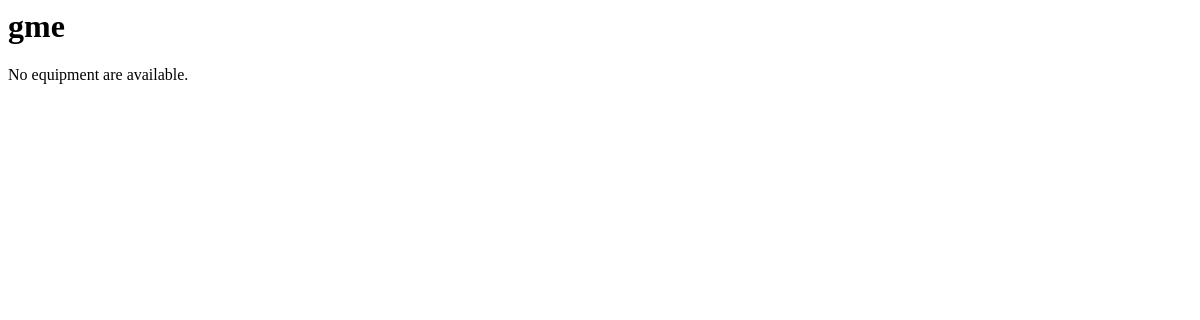
Before: /manual/ with the older database file.
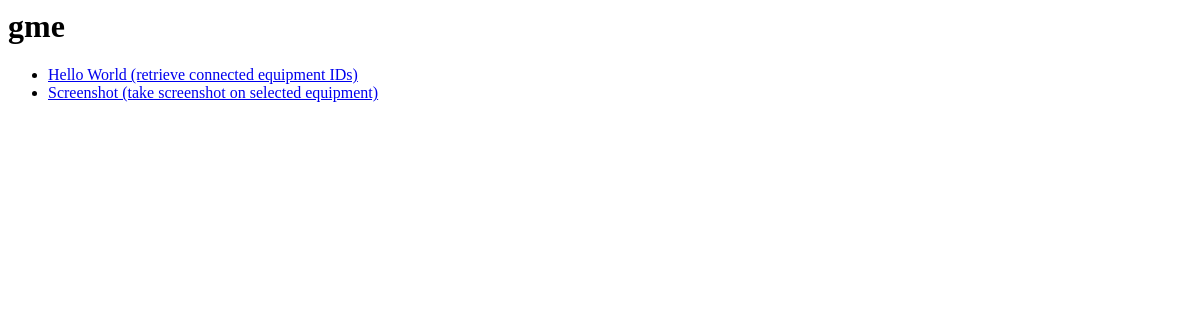
After: the same page with the newer database file.
### manual/models.py (models this page shows, shortened)
class ACTION(models.Model):
    action_name = models.CharField(max_length=200)

### manual/views.py (the view)
# urls.py: path('', views.index, name='index'),
def index(request):
    output = ACTION.objects.all()
    template = loader.get_template('manual/index.html')
    context = {
        'output': output,
    }
    return render(request, 'manual/index.html', context) # shortcut using render

### manual/templates/manual/index.html
<h1>{{ "gme" }}</h1>
{% if output %}
    <ul>
    {% for action in output %}
        <li><a href="{% url 'manual:detail' action.id %}">{{ action.action_name }}</a></li>
    {% endfor %}
    </ul>
{% else %}
    <p>No equipment are available.</p>
{% endif %}

Changed rows visible on the page:
added ACTION: action_name "Hello World (retrieve connected equipment IDs)"
added ACTION: action_name "Screenshot (take screenshot on selected equipment)"
Other visible differences:
text no longer shown: "No equipment are available."
